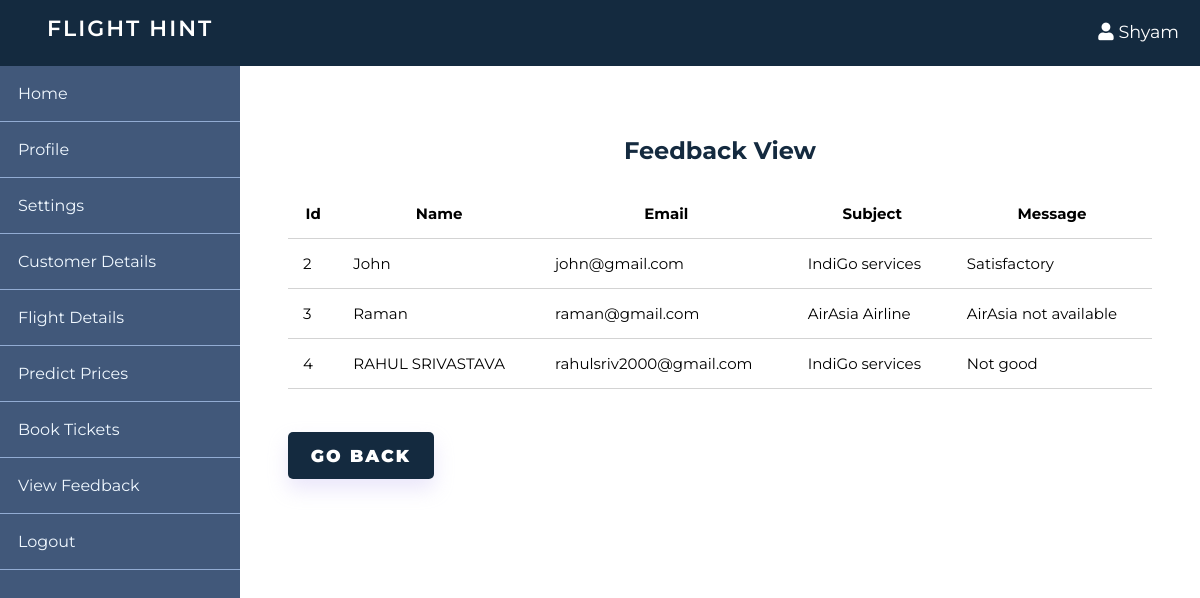
/adminFeedback.php (signed in), run on the app's committed database.
### tables this page shows
CREATE TABLE IF NOT EXISTS `feedback` (
  `id` int(11) NOT NULL AUTO_INCREMENT,
  `name` varchar(255) DEFAULT NULL,
  `email` varchar(255) DEFAULT NULL,
  `subject` varchar(255) DEFAULT NULL,
  `message` varchar(255) DEFAULT NULL,
  PRIMARY KEY (`id`)
);

### adminFeedback.php (the view, shortened to what this page needs)
<!DOCTYPE html>
<html lang="en">
  <head>
    <link
      rel="stylesheet"
      href="https://use.fontawesome.com/releases/v5.7.2/css/all.css"
    />
    <link rel="stylesheet" href="css/style.css" />
    <link rel="stylesheet" href="css/admin.css" />
  </head>
  <body>
    <header>
      <div class="logo">
        <h1 class="logo-text">Flight Hint</h1>
      </div>
      <ul class="nav">
        <li>
          <a href="#">
            <i class="fa fa-user"></i>
            <?php
            echo $_SESSION['username'];
          ?>
          </a>
        </li>
      </ul>
    </header>
    <div class="admin-wrapper">
      <div class="left-sidebar">
      <ul>
          <li><a href="adminDashboard.php">Home</a></li>
          <li><a href="adminProfile.php">Profile</a></li>
          <li><a href="adminSettings.php">Settings</a></li>
          <li><a href="adminCustomerDetails.php">Customer Details</a></li>
          <li><a href="adminFlightDetails.php">Flight Details</a></li>
          <li><a href="http://127.0.0.1:5000/">Predict Prices</a></li>
          <li><a href="adminPurchase.php">Book Tickets</a></li>
          <li><a href="adminFeedback.php">View Feedback</a></li>
          <li><a href="logout.php">Logout</a></li>
        </ul>
      </div>
      <div class="admin-content">
        <div class="content">
          <h2 class="page-title">Feedback View</h2>
          <table>
                 <tr>
                    <th>Id</th>
                    <th>Name</th>
                    <th>Email</th>
                    <th>Subject</th>
                    <th>Message</th>
                </tr>
                <?php
                    $con=mysqli_connect('localhost','root');
                    mysqli_select_db($con,'flightrecords');
                    $q=" select * from feedback ";
                    $result=mysqli_query($con,$q);
                    while ($row = $result->fetch_assoc()) {
                ?>
                <tr>
                    <td><?php echo $row['id'];?></td>
                    <td><?php echo $row['name'];?></td>
                    <td><?php echo $row['email'];?></td>
                    <td><?php echo $row['subject'];?></td>
                    <td><?php echo $row['message'];?></td>
                </tr>
                <?php
                    }
                 ?>
            </table>
            <br>
            <br>
            <br>
            <a href="adminDashboard.php" class="btn btn-big">Go Back</a>
        </div>
      </div>
    </div>
  </body>
</html>

### css/style.css (style rules this page uses)
* { box-sizing: border-box; margin: 0; padding: 0; font-family: "Montserrat", sans-serif; }
html, body { height: 100%; padding: 0px; margin: 0px; background: #ffffff; font-family: "Montserrat", sans-serif; }
h1, h2, h3, h4, h5, h6 { font-family: "Montserrat", sans-serif; color: black; margin: 5px; }
a { text-decoration: none; color: inherit; }
th { text-align: center; }
.btn { padding: 0.5rem 1rem; background-color: #142a3f; color: white; border: double 2px transparent; border-radius: 5px; font-size: 1.08em; font-weight: 900; font-family: "Montserrat", sans-serif; text-decoration: none; text-align: center; cursor: pointer; text-transform: uppercase; margin-right: 50px; letter-spacing: 2px; box-shadow: 0 10px 20px rgba(186, 171, 238, 0.3); }
.btn-big { padding: 0.7rem 1.3rem; line-height: 1.3rem; }
header { background-color: #142a3f; height: 66px; }
header * { color: white; }
header .logo { float: left; height: inherit; margin-left: 2em; }
header .logo-text { margin: 15px; font-family: "Montserrat", sans-serif; color: white; font-size: 22px; font-weight: 600; letter-spacing: 2px; text-transform: uppercase; }
header ul { float: right; margin: 0px; padding: 0px; list-style: none; }
header ul li { float: left; position: relative; }
header ul li a { display: block; padding: 21px; font-size: 1.1em; text-decoration: none; }
.content { width: 90%; margin: 30px auto 30px; }

### css/admin.css (style rules this page uses)
header { background: #142a3f; }
.admin-wrapper { display: flex; height: calc(100% - 66px); }
.admin-wrapper .left-sidebar { flex: 2; height: 100%; background: #41587a; }
.admin-wrapper .left-sidebar ul { list-style: none; margin: 0px; padding: 0px; color: aliceblue; }
.admin-wrapper .left-sidebar ul li a { padding: 18px; display: block; border-bottom: 1px solid #92acd3; }
.admin-wrapper .admin-content { flex: 8; height: 100%; padding-top: 40px; padding-bottom: 100px; padding-left: auto; padding-right: auto; overflow-y: scroll; }
.admin-content .page-title { text-align: center; margin-bottom: 1.5rem; color: #142a3f; }
table { width: 100%; border-collapse: collapse; font-size: 15px; }
th { padding: 15px; text-align: center; border-bottom: 1px solid #d3d3d3; }
td { padding: 15px; text-align: left; border-bottom: 1px solid #d3d3d3; }

### data on the page
feedback: id "2", name "John", email "john@gmail.com", subject "IndiGo services", message "Satisfactory"
feedback: id "3", name "Raman", email "raman@gmail.com", subject "AirAsia Airline", message "AirAsia not available"
feedback: id "4", name "RAHUL SRIVASTAVA", email "rahulsriv2000@gmail.com", subject "IndiGo services", message "Not good"

### other printed values
$_SESSION['username'] "Shyam"
